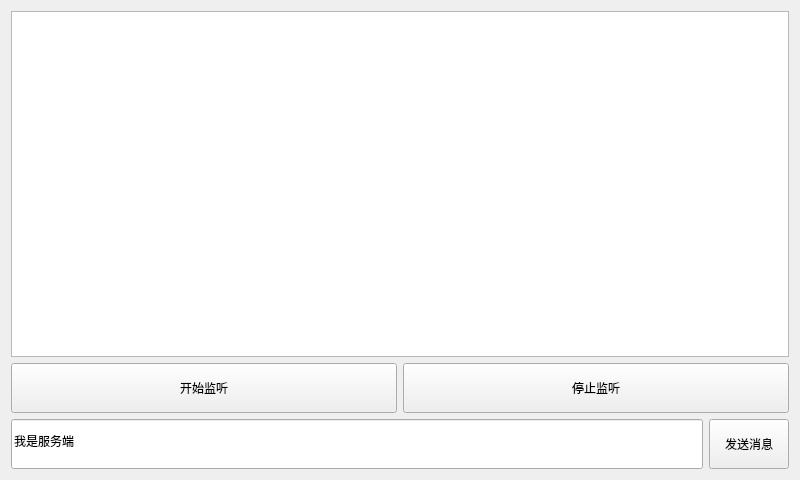
<?xml version="1.0" encoding="UTF-8"?>
<ui version="4.0">
 <class>Widget</class>
 <widget class="QWidget" name="Widget">
  <property name="geometry">
   <rect>
    <x>0</x>
    <y>0</y>
    <width>800</width>
    <height>480</height>
   </rect>
  </property>
  <property name="windowTitle">
   <string>Widget</string>
  </property>
  <layout class="QVBoxLayout" name="verticalLayout">
   <item>
    <widget class="QTextBrowser" name="textBrowser"/>
   </item>
   <item>
    <layout class="QHBoxLayout" name="horizontalLayout_2">
     <item>
      <widget class="QPushButton" name="pushButton">
       <property name="minimumSize">
        <size>
         <width>0</width>
         <height>50</height>
        </size>
       </property>
       <property name="styleSheet">
        <string notr="true"/>
       </property>
       <property name="text">
        <string>开始监听</string>
       </property>
       <property name="checkable">
        <bool>false</bool>
       </property>
       <property name="checked">
        <bool>false</bool>
       </property>
      </widget>
     </item>
     <item>
      <widget class="QPushButton" name="pushButton_2">
       <property name="minimumSize">
        <size>
         <width>0</width>
         <height>50</height>
        </size>
       </property>
       <property name="styleSheet">
        <string notr="true"/>
       </property>
       <property name="text">
        <string>停止监听</string>
       </property>
       <property name="checkable">
        <bool>false</bool>
       </property>
       <property name="checked">
        <bool>false</bool>
       </property>
      </widget>
     </item>
    </layout>
   </item>
   <item>
    <layout class="QHBoxLayout" name="horizontalLayout">
     <item>
      <widget class="QLineEdit" name="lineEdit">
       <property name="minimumSize">
        <size>
         <width>0</width>
         <height>50</height>
        </size>
       </property>
       <property name="text">
        <string>我是服务端</string>
       </property>
      </widget>
     </item>
     <item>
      <widget class="QPushButton" name="pushButton_3">
       <property name="minimumSize">
        <size>
         <width>0</width>
         <height>50</height>
        </size>
       </property>
       <property name="text">
        <string>发送消息</string>
       </property>
      </widget>
     </item>
    </layout>
   </item>
  </layout>
 </widget>
 <resources/>
 <connections/>
</ui>
